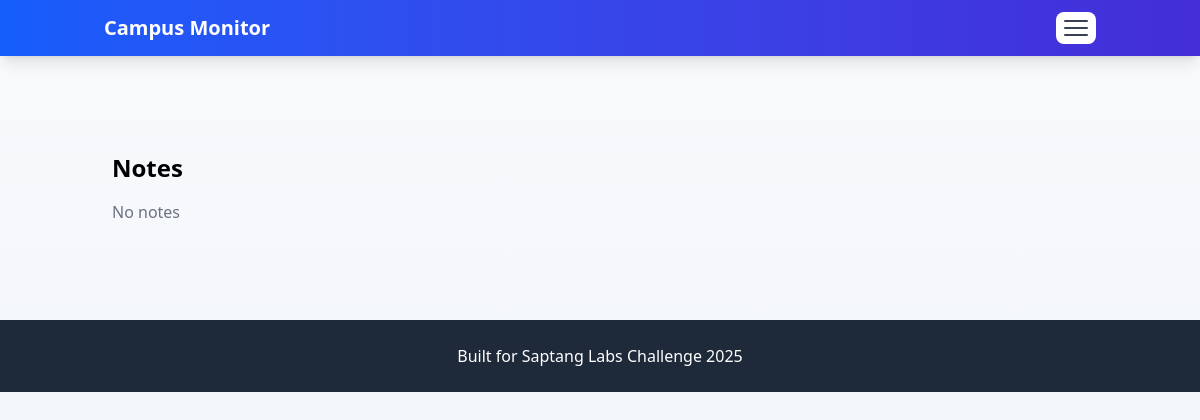
Before: /notes/ with the older database file.
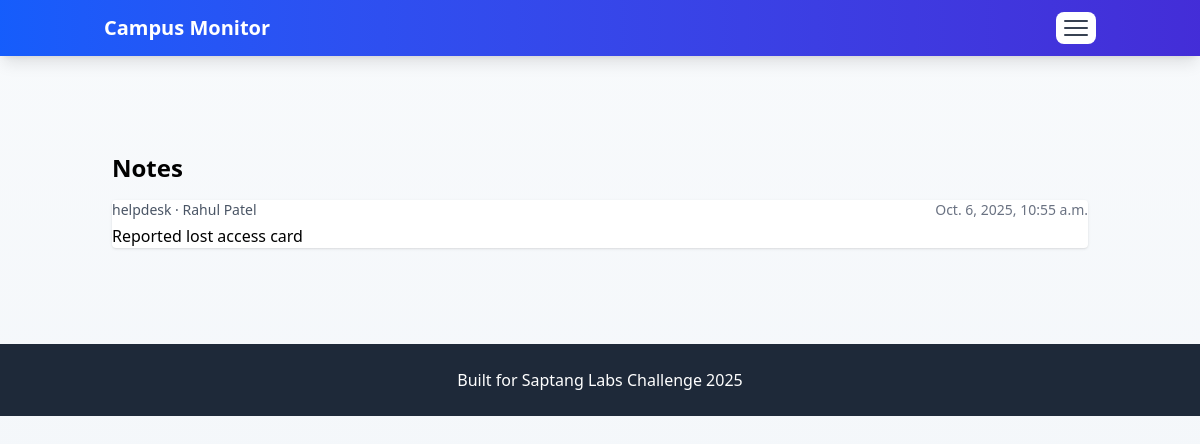
After: the same page with the newer database file.
### campus_monitor/dashboard/models.py (models this page shows, shortened)
class Note(models.Model):
	entity = models.ForeignKey(Entity, related_name='notes', on_delete=models.SET_NULL, null=True, blank=True)
	source = models.CharField(max_length=200, blank=True)
	timestamp = models.DateTimeField()
	text = models.TextField()
	metadata = models.JSONField(blank=True, null=True)
	created_at = models.DateTimeField(default=timezone.now)

class Entity(models.Model):
	name = models.CharField(max_length=200)
	entity_type = models.CharField(max_length=100, blank=True)
	last_seen = models.DateTimeField(null=True, blank=True)
	status = models.CharField(max_length=100, blank=True)
	confidence = models.FloatField(null=True, blank=True)
	metadata = models.JSONField(blank=True, null=True)
	created_at = models.DateTimeField(default=timezone.now)
	updated_at = models.DateTimeField(auto_now=True)
	class Meta:
		ordering = ['-last_seen', '-updated_at']

### campus_monitor/dashboard/views.py (the view)
# urls.py: path('notes/', views.notes_list, name='notes_list'),
def notes_list(request):
    ns = Note.objects.order_by('-timestamp')[:500]
    return render(request, 'dashboard/notes.html', {'notes': ns})

### campus_monitor/dashboard/context_processors.py (called while the page is built)
def server_date(request):
    server_dt = timezone.now()
    if TimelineEvent is not None:
        try:
            latest = TimelineEvent.objects.order_by('-timestamp').first()
            if latest and latest.timestamp:
                server_dt = latest.timestamp
        except Exception:
            pass
    user_is_staff = False
    try:
        if request.user.is_authenticated:
            prof = getattr(request.user, 'profile', None)
            if prof and getattr(prof, 'role', None) in ('Staff', 'Admin'):
                user_is_staff = True
            else:
                user_is_staff = getattr(request.user, 'is_staff', False)
    except Exception:
        user_is_staff = getattr(request.user, 'is_staff', False)
    return {'server_date': server_dt, 'user_is_staff': user_is_staff}

### campus_monitor/dashboard/templates/dashboard/notes.html
{% extends 'dashboard/base.html' %}
{% block content %}
<div class="container mx-auto px-6 py-12">
  <h1 class="text-2xl font-bold mb-4">Notes</h1>
  <div class="space-y-3">
    {% for n in notes %}
      <div class="bg-white p-3 rounded shadow">
        <div class="flex justify-between">
          <div>
            <div class="text-sm text-gray-600">{{ n.source }}{% if n.entity %} · {{ n.entity.name }}{% endif %}</div>
            <div class="mt-1">{{ n.text }}</div>
          </div>
          <div class="text-sm text-gray-500">{{ n.timestamp }}</div>
        </div>
      </div>
    {% empty %}
      <div class="text-gray-500">No notes</div>
    {% endfor %}
  </div>
</div>
{% endblock %}

Changed rows visible on the page:
added Note: source "helpdesk", entity.name "Rahul Patel", text "Reported lost access card", timestamp "Oct. 6, 2025, 10:55 a.m."
Other visible differences:
text no longer shown: "No notes"
